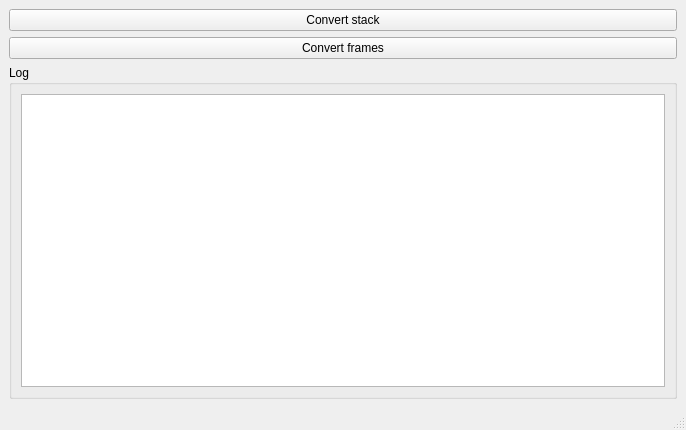
<?xml version="1.0" encoding="UTF-8"?>
<ui version="4.0">
 <class>MainWindow</class>
 <widget class="QMainWindow" name="MainWindow">
  <property name="geometry">
   <rect>
    <x>0</x>
    <y>0</y>
    <width>686</width>
    <height>430</height>
   </rect>
  </property>
  <property name="windowTitle">
   <string>MainWindow</string>
  </property>
  <widget class="QWidget" name="centralwidget">
   <layout class="QVBoxLayout" name="verticalLayout">
    <item>
     <widget class="QPushButton" name="convertStack">
      <property name="text">
       <string>Convert stack</string>
      </property>
     </widget>
    </item>
    <item>
     <widget class="QPushButton" name="convertFrames">
      <property name="text">
       <string>Convert frames</string>
      </property>
     </widget>
    </item>
    <item>
     <widget class="QGroupBox" name="groupBox">
      <property name="title">
       <string>Log</string>
      </property>
      <layout class="QVBoxLayout" name="verticalLayout_2">
       <item>
        <widget class="QTextBrowser" name="logWindow"/>
       </item>
      </layout>
     </widget>
    </item>
   </layout>
  </widget>
  <widget class="QMenuBar" name="menubar">
   <property name="geometry">
    <rect>
     <x>0</x>
     <y>0</y>
     <width>686</width>
     <height>21</height>
    </rect>
   </property>
  </widget>
  <widget class="QStatusBar" name="statusbar"/>
 </widget>
 <resources/>
 <connections/>
</ui>
